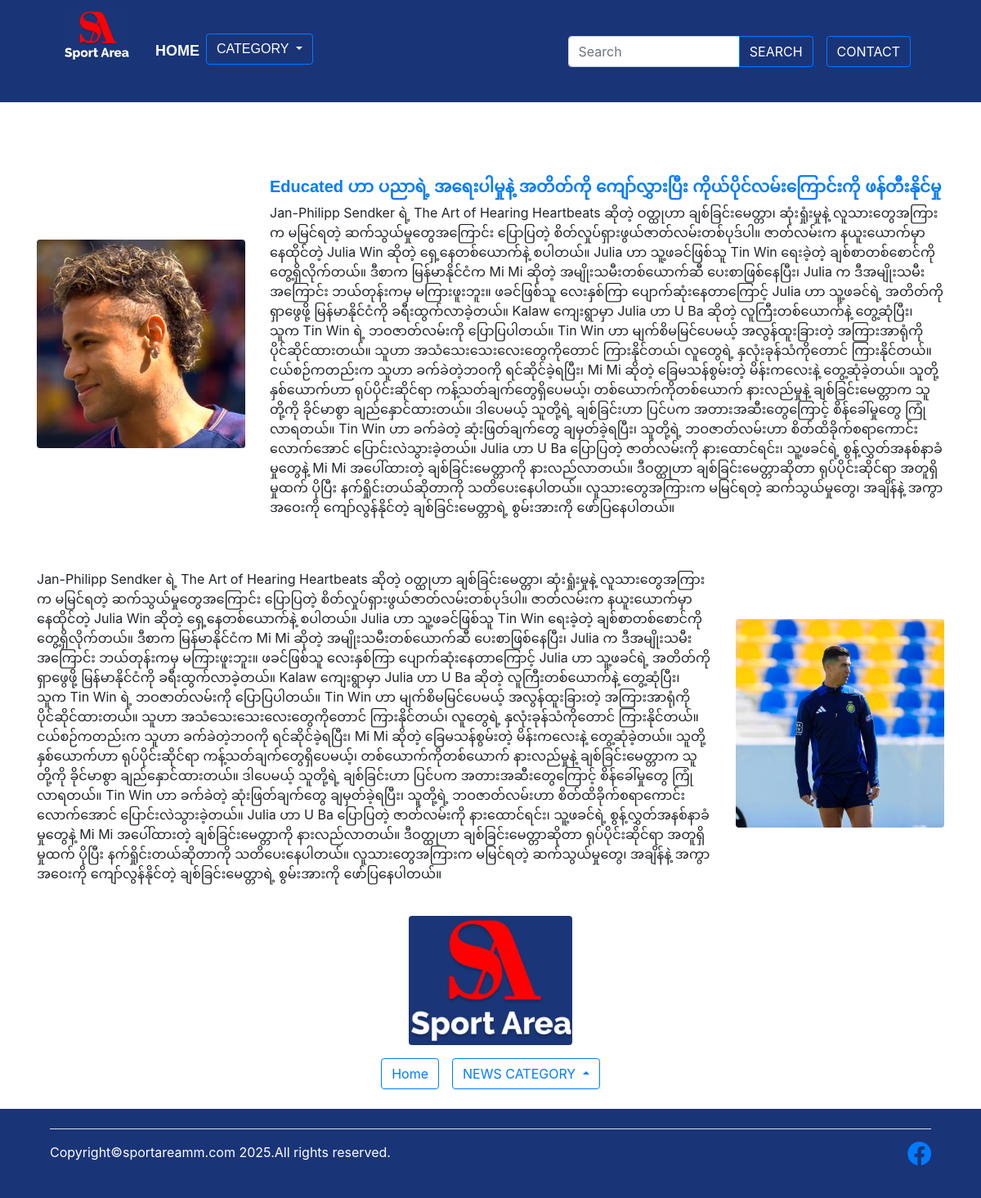
Page /view_detail/54/ on the committed database.
### store/models.py (models this page shows, shortened)
class Product(models.Model):
    title = models.CharField(max_length=50)
    subtitle = models.CharField(max_length=100 ,blank=True,null=True)
    category = models.ForeignKey(Category, on_delete=models.CASCADE, default=1)
    image = models.ImageField(upload_to='uploads/products/')
    description = models.CharField(max_length=4000, default='', blank=True, null=True)
    image_one =models.ImageField(upload_to='uploads/products/one_file', blank=True, null=True)
    description_one = models.CharField(max_length=4000, default='', blank=True, null=True)
    image_two =models.ImageField(upload_to='uploads/products/two_file', blank=True, null=True)
    description_two = models.CharField(max_length=4000, default='', blank=True, null=True)
    video_url = models.URLField(max_length=500, blank=True, null=True)
    video_description =  models.CharField(max_length=4000, default='', blank=True, null=True)
    created_at = models.DateTimeField(default=now, editable=False)
    @property
    def video_id(self):
        if self.video_url:
            regex = r'(?:https?:\/\/)?(?:www\.)?(?:youtube\.com\/(?:[^\/\n\s]+\/\S+\/|(?:v|e(?:mbed)?)\/|.*[?&]v=)|youtu\.be\/)([^&\n]{11})'
            match = re.search(regex, self.video_url)
            return match.group(1) if match else None

### store/views.py (the view)
# urls.py: path('view_detail/<int:pk>/', views.view_detail, name='view_detail'),
def view_detail(request,pk):
    product= Product.objects.get(id=pk)
    return render(request, 'view_detail.html', {"product": product})

### templates/view_detail.html (shortened to what this page needs)
{% extends "base.html" %}
{% load static %}
{% block content %}
<div class="container mt-5">
    <br><br>
    <br>
    {% if product.image and product.subtitle and product.description %}
    <div class="row align-items-center mb-4">
        <div class="col-md-3 text-center">
            <img src="{{ product.image.url }}" class="img-fluid rounded" alt="Image 1" style="max-width: 100%;">
        </div>
        <div class="col-md-9">
            <br>
            <h5 class="text-primary fw-bold" style="font-family: 'Arial', sans-serif;">{{ product.subtitle }}</h5>
            <p>{{ product.description }}</p>
        </div>
    </div>
    {% endif %}
    {% if product.image_one and product.description_one %}
    <div class="row align-items-center mb-4">
        <div class="col-md-9">
            <br>
            <p>{{ product.description_one }}</p>
        </div>
        <div class="col-md-3 text-center">
            <img src="{{ product.image_one.url }}" class="img-fluid rounded" alt="Image 2" style="max-width: 100%;">
        </div>
    </div>
    {% endif %}
    <a href="{% url 'home' %}">
        <img src="{% static 'img/logo.png' %}" alt="logo" class="rounded mx-auto d-block" style="width: 200px; height: auto;">
    </a>
</div>
<div class="d-flex justify-content-center align-items-center mt-3 gap-3">
    <a href="{% url 'home' %}" class="btn btn-outline-primary">
        Home
    </a>
    <div class="btn-group dropup">
        <button type="button" class="btn btn-outline-primary dropdown-toggle" data-bs-toggle="dropdown" aria-expanded="false">
            NEWS CATEGORY
        </button>
    </div>
</div>
<br>
{% endblock %}

### templates/base.html (style rules this page uses)
html, body { height: 100%; margin: 0; display: flex; flex-direction: column; }

### rows in the picture
Product: image (picture), subtitle "Educated ဟာ ပညာရဲ့ အရေးပါမှုနဲ့ အတိတ်ကို ကျော်လွှားပြီး ကိုယ်ပိုင်လမ်းကြောင်းကို ဖန်တီးနိုင်မှု", description "Jan-Philipp Sendker ရဲ့ The Art of Hearing Heartbeats ဆိုတဲ့ ဝတ္ထုဟာ ချစ်ခြင်းမေတ္တာ၊ ဆုံးရှုံးမှုနဲ့ လူသားတွေအကြားက မမြင်ရတဲ့ ဆက်သွယ်မှုတွေအကြောင်း ပြောပြတဲ့ စိတ်လှုပ်ရှားဖွယ်ဇာတ်လမ်းတစ်ပုဒ်ပါ။ ဇာတ်လမ်းက နယူးယောက်မှာ နေထိုင်တဲ့ Julia Win ဆိုတဲ့ ရှေ့နေတစ်ယောက်နဲ့ စပါတယ်။ Julia ဟာ သူ့ဖခင်ဖြစ်သူ Tin Win ရေးခဲ့တဲ့ ချစ်စာတစ်စောင်ကို တွေ့ရှိလိုက်တယ်။ ဒီစာက မြန်မာနိုင်ငံက Mi Mi ဆိုတဲ့ အမျိုးသမီးတစ်ယောက်ဆီ ပေးစာဖြစ်နေပြီး၊ Julia က ဒီအမျိုးသမီးအကြောင်း ဘယ်တုန်းကမှ မကြားဖူးဘူး။ ဖခင်ဖြစ်သူ လေးနှစ်ကြာ ပျောက်ဆုံးနေတာကြောင့် Julia ဟာ သူ့ဖခင်ရဲ့ အတိတ်ကို ရှာဖွေဖို့ မြန်မာနိုင်ငံကို ခရီးထွက်လာခဲ့တယ်။ Kalaw ကျေးရွာမှာ Julia ဟာ U Ba ဆိုတဲ့ လူကြီးတစ်ယောက်နဲ့ တွေ့ဆုံပြီး၊ သူက Tin Win ရဲ့ ဘဝဇာတ်လမ်းကို…", description_one "Jan-Philipp Sendker ရဲ့ The Art of Hearing Heartbeats ဆိုတဲ့ ဝတ္ထုဟာ ချစ်ခြင်းမေတ္တာ၊ ဆုံးရှုံးမှုနဲ့ လူသားတွေအကြားက မမြင်ရတဲ့ ဆက်သွယ်မှုတွေအကြောင်း ပြောပြတဲ့ စိတ်လှုပ်ရှားဖွယ်ဇာတ်လမ်းတစ်ပုဒ်ပါ။ ဇာတ်လမ်းက နယူးယောက်မှာ နေထိုင်တဲ့ Julia Win ဆိုတဲ့ ရှေ့နေတစ်ယောက်နဲ့ စပါတယ်။ Julia ဟာ သူ့ဖခင်ဖြစ်သူ Tin Win ရေးခဲ့တဲ့ ချစ်စာတစ်စောင်ကို တွေ့ရှိလိုက်တယ်။ ဒီစာက မြန်မာနိုင်ငံက Mi Mi ဆိုတဲ့ အမျိုးသမီးတစ်ယောက်ဆီ ပေးစာဖြစ်နေပြီး၊ Julia က ဒီအမျိုးသမီးအကြောင်း ဘယ်တုန်းကမှ မကြားဖူးဘူး။ ဖခင်ဖြစ်သူ လေးနှစ်ကြာ ပျောက်ဆုံးနေတာကြောင့် Julia ဟာ သူ့ဖခင်ရဲ့ အတိတ်ကို ရှာဖွေဖို့ မြန်မာနိုင်ငံကို ခရီးထွက်လာခဲ့တယ်။ Kalaw ကျေးရွာမှာ Julia ဟာ U Ba ဆိုတဲ့ လူကြီးတစ်ယောက်နဲ့ တွေ့ဆုံပြီး၊ သူက Tin Win ရဲ့ ဘဝဇာတ်လမ်းကို…", image_one (picture)
